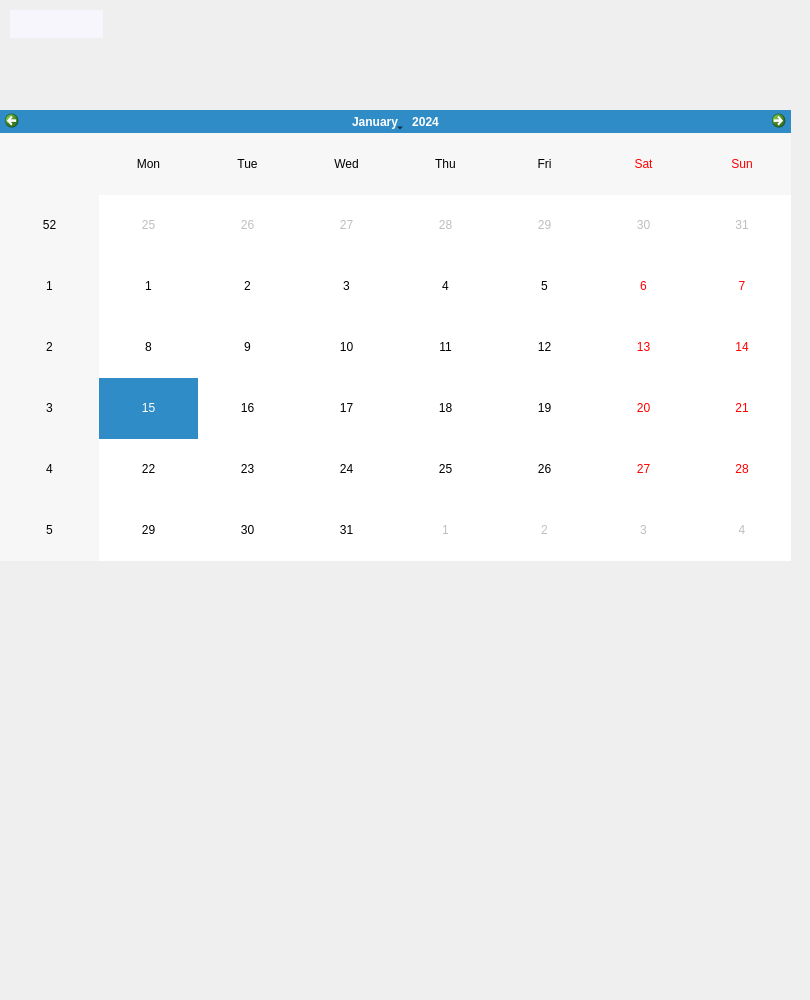
           <widget class="QWidget" name="page_30">
            <widget class="QWidget" name="widget_14" native="true">
             <property name="geometry">
              <rect>
               <x>0</x>
               <y>110</y>
               <width>801</width>
               <height>881</height>
              </rect>
             </property>
             <widget class="QCalendarWidget" name="calendarFomation_2">
              <property name="geometry">
               <rect>
                <x>0</x>
                <y>0</y>
                <width>791</width>
                <height>451</height>
               </rect>
              </property>
              <property name="styleSheet">
               <string notr="true">QCalendarWidget {
    border-radius: 10px; /* Adjust the value to control the roundness of the edges */
}

</string>
              </property>
             </widget>
            </widget>
            <widget class="QPushButton" name="pushButton_3">
             <property name="geometry">
              <rect>
               <x>10</x>
               <y>10</y>
               <width>93</width>
               <height>28</height>
              </rect>
             </property>
             <property name="styleSheet">
              <string notr="true">QPushButton {
	background-color:#F7F6FC; 
	border-radius:1px ; 
	image: url(:/icons/tsawer/arrow-left.svg);
}

QPushButton::hover {
	
	image: url(:/icons/tsawer/arrow-left_hover.svg);
}</string>
             </property>
             <property name="text">
              <string/>
             </property>
            </widget>
           </widget>
